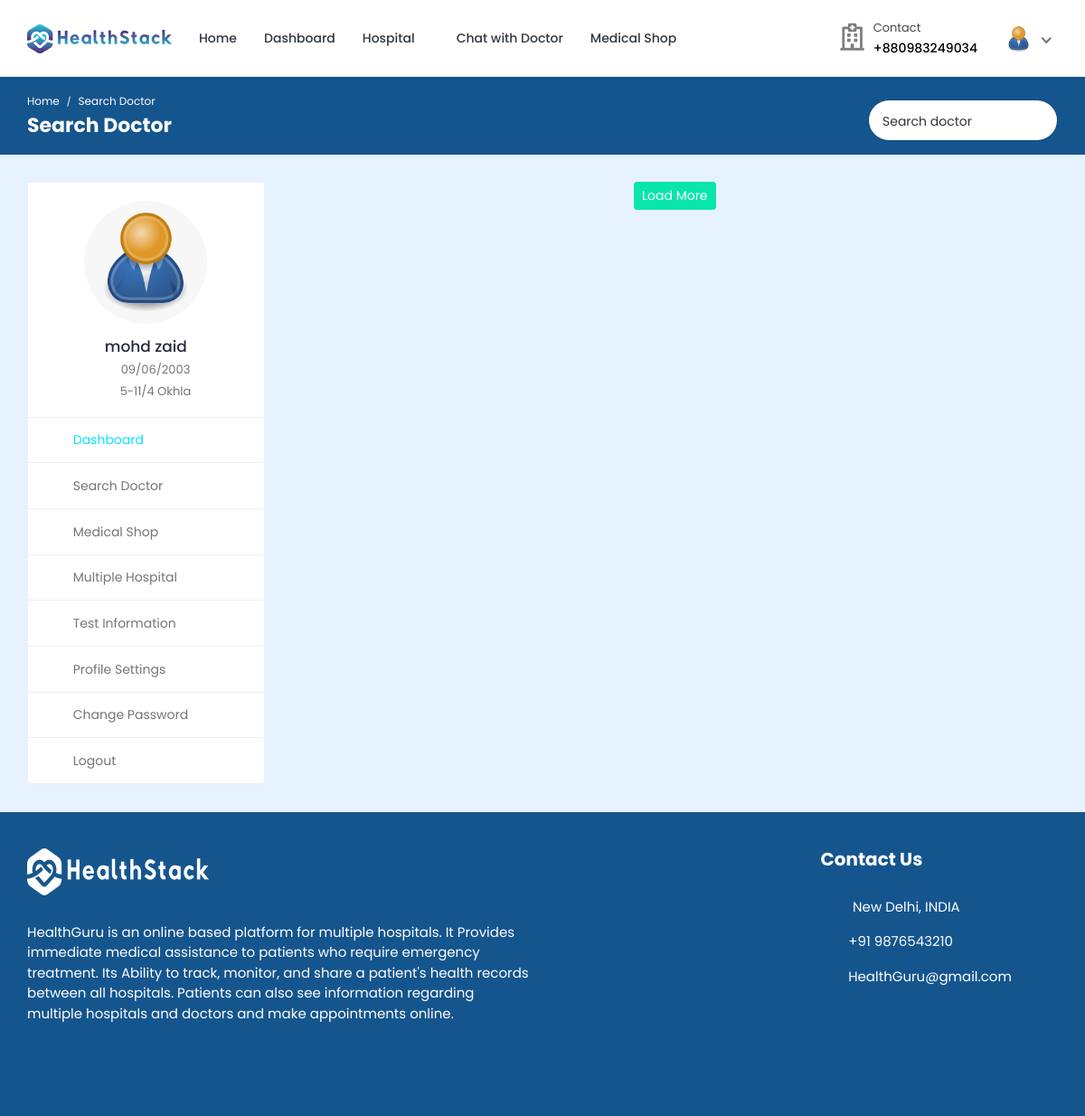
The page /search/ (signed in) on the database its author committed.
### hospitals/models.py (models this page shows, shortened)
class Patient(models.Model):
    patient_id = models.AutoField(primary_key=True)
    user = models.OneToOneField(User, on_delete=models.CASCADE, null=True, blank=True, related_name='patient')
    name = models.CharField(max_length=200, null=True, blank=True)
    username = models.CharField(max_length=200, null=True, blank=True)
    age = models.IntegerField(null=True, blank=True)
    email = models.EmailField(max_length=200, null=True, blank=True)
    phone_number = models.IntegerField(null=True, blank=True)
    address = models.CharField(max_length=200, null=True, blank=True)
    featured_image = models.ImageField(upload_to='patients/', default='patients/user-default.png', null=True, blank=True)
    blood_group = models.CharField(max_length=200, null=True, blank=True)
    history = models.CharField(max_length=200, null=True, blank=True)
    dob = models.CharField(max_length=200, null=True, blank=True)
    nid = models.CharField(max_length=200, null=True, blank=True)
    serial_number = models.CharField(max_length=200, null=True, blank=True)
    login_status = models.CharField(max_length=200, null=True, blank=True, default="offline")

### hospitals/views.py (the view)
# urls.py: path('search/', views.search, name='search'),
@csrf_exempt
@login_required(login_url="login")
def search(request):
    if request.user.is_authenticated and request.user.is_patient:
        patient = Patient.objects.get(user=request.user)
        doctors = Doctor_Information.objects.filter(register_status='Accepted')
        doctors, search_query = searchDoctors(request)
        context = {'patient': patient, 'doctors': doctors, 'search_query': search_query}
        return render(request, 'search.html', context)
    else:
        logout(request)
        messages.error(request, 'Not Authorized')
        return render(request, 'patient-login.html')

### hospitals/views.py (called while the page is built)
def searchDoctors(request):
    search_query = ''
    if request.GET.get('search_query'):
        search_query = request.GET.get('search_query')
    doctors = Doctor_Information.objects.filter(register_status='Accepted').distinct().filter(
        Q(name__icontains=search_query) |
        Q(hospital_name__name__icontains=search_query) |
        Q(department__icontains=search_query))
    return doctors, search_query

### templates/search.html (shortened to what this page needs)
{% load static %}
<!DOCTYPE html>
<html lang="en">
  <head>
    <link
      rel="stylesheet"
      href="{% static 'HealthStack-System/css/Normal/bootstrap.min.css' %}"
    />
    <link
      rel="stylesheet"
      href="{% static 'HealthStack-System/plugins/Normal/fontawesome/css/fontawesome.min.css' %}"
    />
    <link
      rel="stylesheet"
      href="{% static 'HealthStack-System/plugins/Normal/fontawesome/css/all.min.css' %}"
    />
    <link
      rel="stylesheet"
      href="{% static 'HealthStack-System/css/Normalbootstrap-datetimepicker.min.css' %}"
    />
    <link
      rel="stylesheet"
      href="{% static 'HealthStack-System/plugins/Normal/select2/css/select2.min.css'%}"
    />
    <link
      rel="stylesheet"
      href="{% static 'HealthStack-System/plugins/Normal/fancybox/jquery.fancybox.min.css'%}"
    />
    <link
      rel="stylesheet"
      href="{% static 'HealthStack-System/css/Normal/style.css' %}"
    />
    <link rel="stylesheet"href="{% static 'HealthStack-System/css/Normal/search3.css' %}">
  </head>
  <body>
    <div class="main-wrapper">
      <header class="header">{% include 'patient_navbar.html' %}</header>
      <div class="breadcrumb-bar">
				<div class="container-fluid">
					<div class="row align-items-center">
						<div class="col-md-6 col-6">
							<nav aria-label="breadcrumb" class="page-breadcrumb">
								<ol class="breadcrumb">
									<li class="breadcrumb-item"><a href="{% url 'patient-dashboard' %}">Home</a></li>
									<li class="breadcrumb-item active" aria-current="page">Search Doctor</li>
								</ol>
							</nav>
							<h2 class="breadcrumb-title">Search Doctor</h2>
						</div>
						<div class="col-md-6 col-6">
							<div class="top-nav-search">
								<form action="{% url 'search' %}" method="GET">
									<input type="text" class="form-control" placeholder="Search doctor" name="search_query" value="{{search_query}}">
									<button class="btn" type="submit"><i class="fa fa-search"></i></button>
								</form>
							</div>
						</div>
					</div>
				</div>
			</div>
      <div class="content">
        <div class="container-fluid">
          <div class="row">
            <div class="col-md-5 col-lg-4 col-xl-3 theiaStickySidebar">
              <div>{% include 'patient-sidebar.html' %}</div>
            </div>
            <div class="col-md-12 col-lg-8 col-xl-9">
              <div class="load-more text-center">
                <a class="btn btn-primary btn-sm" href="javascript:void(0);"
                  >Load More</a
                >
              </div>
            </div>
          </div>
        </div>
      </div>
      {% include 'footer.html' %}
    </div>
  </body>
</html>

### templates/patient_navbar.html (shortened to what this page needs)
{% load static %}
<nav class="navbar navbar-expand-lg header-nav">
  <div class="navbar-header">
    <a href="{% url 'home_hospitals'%}" class="navbar-brand logo">
      <img
        src="{% static 'HealthStack-System/images/Normal/logo.jpg' %}"
        class="img-fluid"
        alt="Logo"
      />
    </a>
  </div>
  <div class="main-menu-wrapper">
    <ul class="main-nav">
      <li>
        <a href="{% url 'home_hospitals'%}">Home</a>
      </li>
      <li>
        <a href="{% url 'patient-dashboard' %}">Dashboard</a>
      </li>
      <li class="has-submenu">
        <a href="#">Hospital <i class="fas fa-chevron-down"></i></a>
      </li>
      {% if user.is_authenticated and user.is_patient %}
      <li>
        <a href="{% url 'chat-home' pk=user.id %}">Chat with Doctor</a>
      </li>
      {% endif %}
      <li>
        <a href="{% url 'pharmacy_shop' %}">Medical Shop</a>
      </li>
    </ul>
  </div>
  <ul class="nav header-navbar-rht">
    <li class="nav-item contact-item">
      <div class="header-contact-img">
        <i class="far fa-hospital"></i>
      </div>
      <div class="header-contact-detail">
        <p class="contact-header">Contact</p>
        <p class="contact-info-header">+880{{patient.phone_number}}</p>
      </div>
    </li>
    <li class="nav-item dropdown has-arrow logged-item">
      <a href="#" class="dropdown-toggle nav-link" data-toggle="dropdown">
        <span class="user-img">
          <img
            class="rounded-circle"
            src="{{patient.featured_image.url}}"
            width="31"
            alt="Richard Wilson"
          />
        </span>
      </a>
    </li>
  </ul>
</nav>

### templates/patient-sidebar.html
{% load static %}
    <div class="profile-sidebar">
      <div class="widget-profile pro-widget-content">
        <div class="profile-info-widget">
          <a href="#" class="booking-doc-img">
            <img
              src="{{ patient.featured_image.url }}"
              alt="User Image"
            />
          </a>
          <div class="profile-det-info">
            <h3>{{patient.name}}</h3>
            <div class="patient-details">
              <h5>
                <i class="fas fa-birthday-cake"></i> {{ patient.dob }}
              </h5>
              <h5 class="mb-0">
                <i class="fas fa-map-marker-alt"></i>
                {{ patient.address }}
              </h5>
            </div>
          </div>
        </div>
      </div>
      <div class="dashboard-widget">
        <nav class="dashboard-menu sidebar">
          <ul>
            <li class="active">
              <a href="{% url 'patient-dashboard' %}">
                <i class="fas fa-columns"></i>
                <span>Dashboard</span>
              </a>
            </li>
            <li class="nav-item has-submenu">
              <a href="{% url 'search' %}">
                <i class="fas fa-user-md"></i>
                <span>Search Doctor</span>
              </a>
            </li>
            <li class="has-submenu">
              <a href="{% url 'pharmacy_shop' %}" class="nav-link">
                <i class="fas fa-capsules"></i>
                <span>Medical Shop</span>
              </a>
            </li>
            <li>
                <a href="{% url 'multiple-hospital' %}">
                  <i class="fas fa-hospital"></i>
                  <span>Multiple Hospital</span>
                </a>
            </li>
            <li>
              <a href="{% url 'doctor-test-list'%}" target="_blank">
                <i class="fas fa-hourglass-start"></i>
                <span>Test Information</span>
              </a>
            </li>
            <li>
              <a href="{% url 'profile-settings' %}">
                <i class="fas fa-user-cog"></i>
                <span>Profile Settings</span>
              </a>
            </li>
            <li>
              <a href="{% url 'change-password' pk=user.id%}">
                <i class="fas fa-lock"></i>
                <span>Change Password</span>
              </a>
            </li>
            <li>
              <a href="{% url 'logout' %}">
                <i class="fas fa-sign-out-alt"></i>
                <span>Logout</span>
              </a>
            </li>
          </ul>
        </nav>
      </div>
    </div>

### static/HealthStack-System/css/Normal/search3.css (style rules this page uses)
.top-nav-search { float: right; margin-left: 15px; }
.top-nav-search form { margin-top: 10px; position: relative; width: 210px; }
.top-nav-search .form-control { border-color: rgba(0, 0, 0, 0.1); border-radius: 50px; color: #333; height: 40px; padding: 10px 50px 10px 15px; }
.top-nav-search .btn { background-color: transparent; border-color: transparent; color: #333; min-height: 40px; padding: 7px 15px; position: absolute; right: 0; top: 0; }
.top-nav-search .form-control::placeholder { color: #333; }

### rows shown on the page
Patient: phone_number "983249034", featured_image (placeholder picture), name "mohd zaid", dob "09/06/2003", address "5-11/4 Okhla"
